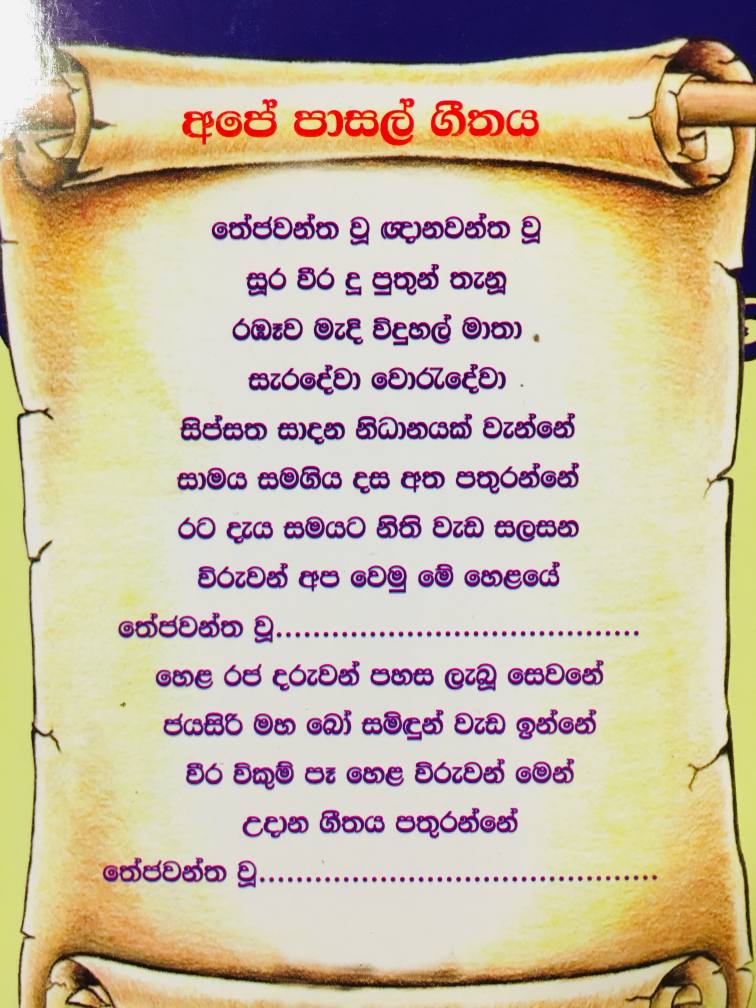
#> input picture IMG_1833.jpg, 3024 x 4032 px (shown at 1/4 size)
$ python rectes.py
#> lines starting #> are read from the running program, lines starting #| are printed output that depends on the picture
import cv2
import numpy as np
from collections import deque
import pytesseract

img = cv2.imread('IMG_1833.jpg')
#> img is the input picture: shape (4032, 3024, 3); mean B, G, R 160, 183.2, 198.5
cv2.imshow("org",img)
denoised = cv2.medianBlur(img,7)

gray_img = cv2.cvtColor(denoised,cv2.COLOR_BGR2GRAY)
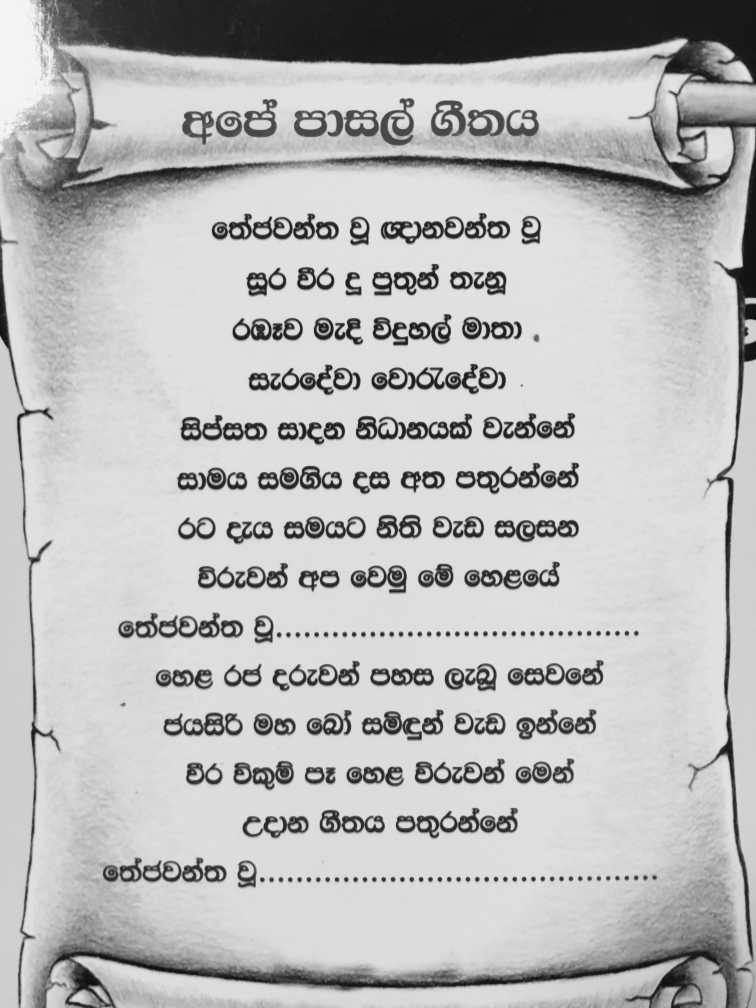
#> gray_img: shape (4032, 3024) (shown at 1/4 size); min 12, max 244, mean 185.2
# [7 lines of commented-out code are left out]
cv2.imshow("af",img)

#> (the run stopped early here; a loop or call above may not have finished)

$ run again, with ren.jpg copied over IMG_1833.jpg
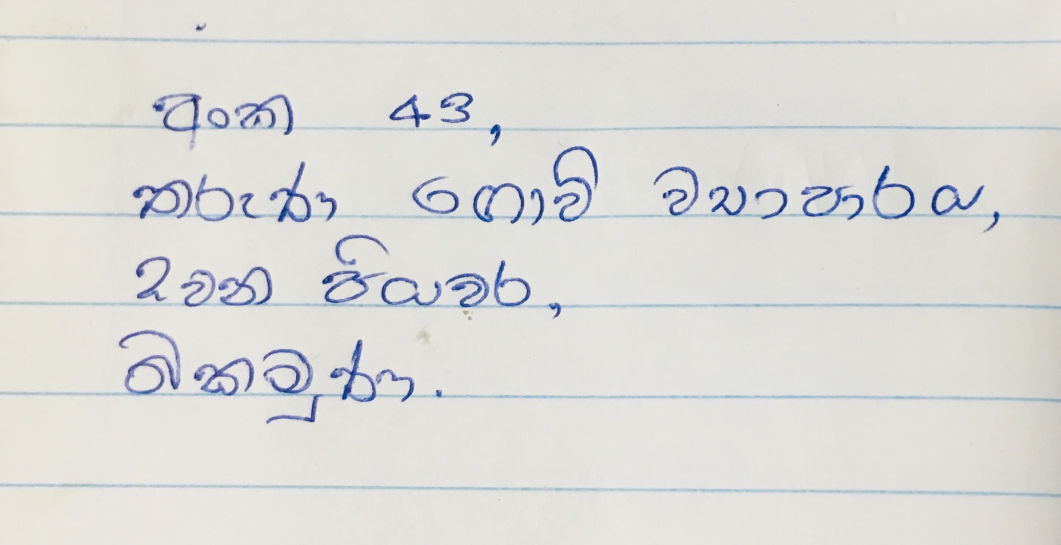
#> input picture ren.jpg, 2121 x 1089 px (shown at 1/2 size)
#> img is the input picture: shape (1089, 2121, 3); mean B, G, R 216.4, 219.4, 219.5
#> `gray_img = cv2.cvtColor(denoised,cv2.COLOR_BGR2GRAY)`:
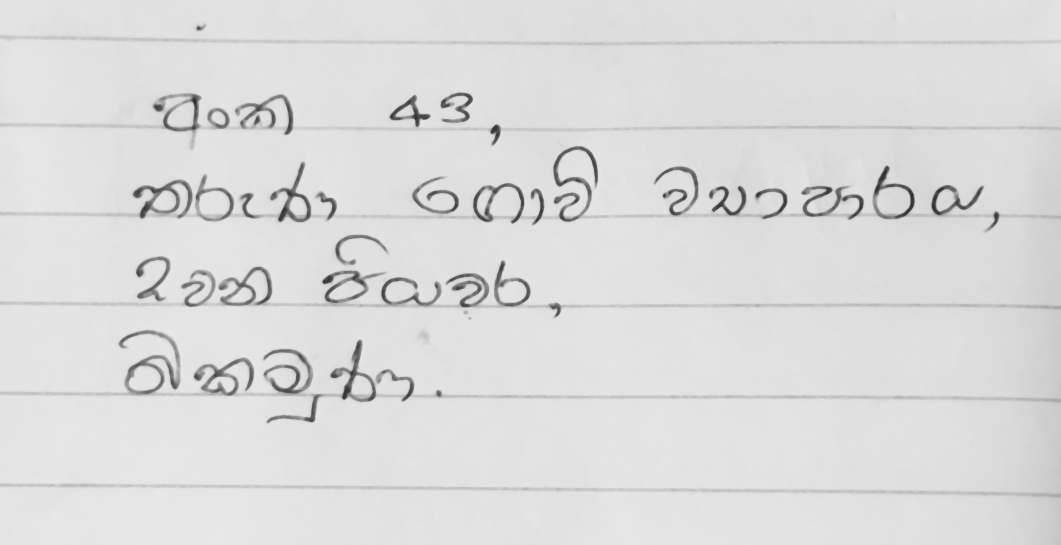
#> gray_img: shape (1089, 2121) (shown at 1/2 size); min 44, max 232, mean 219.4
